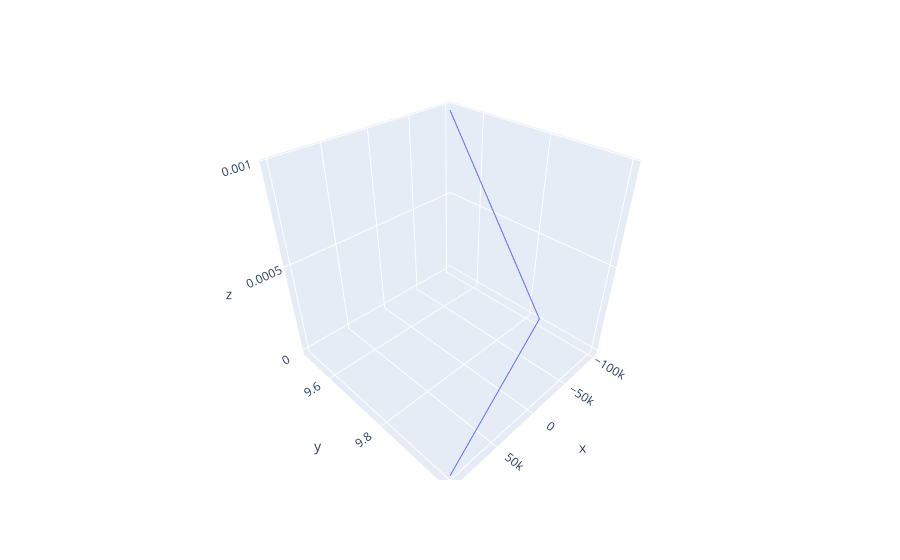

The cell this chart's notebook holds for it:
### Code cell
plot_3dtraj(rin, vin, k, filepath='test.html')
